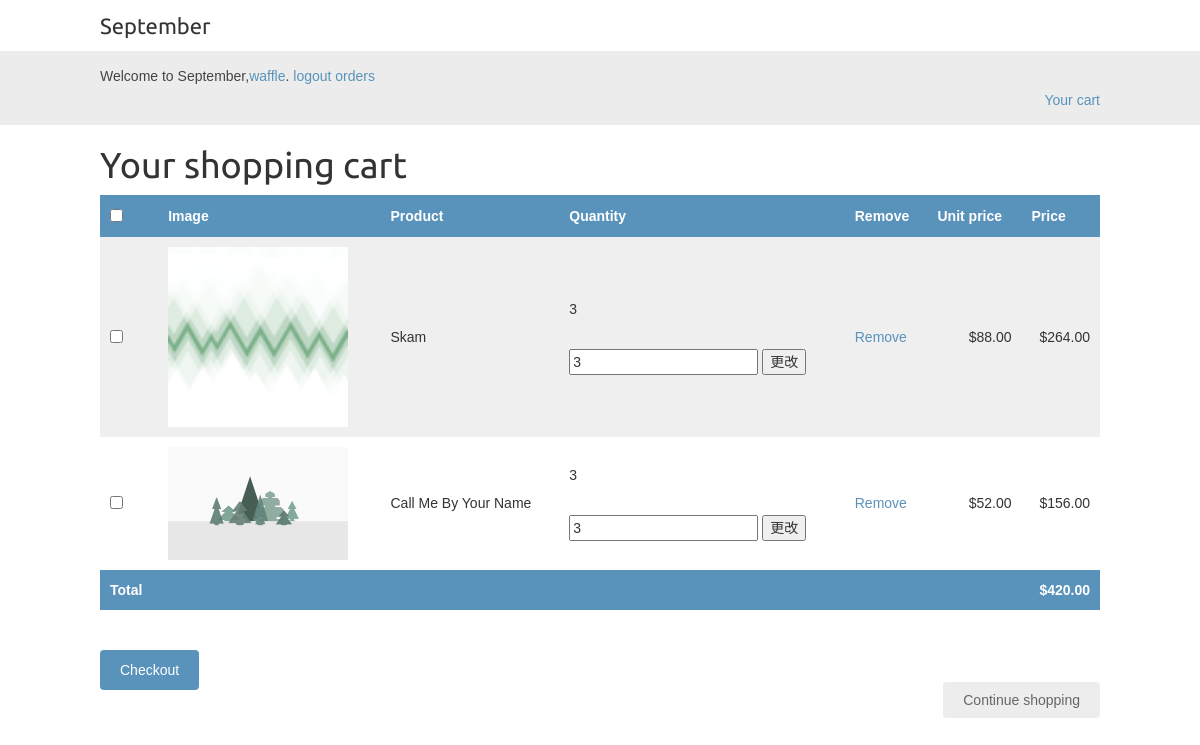
/cart/ (signed in), run on an earlier commit of the app's database.
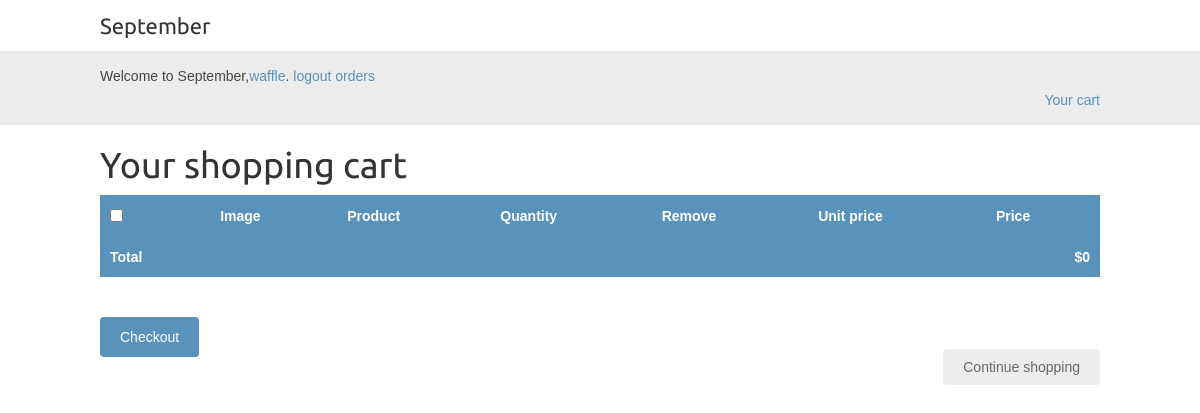
And on a later commit of the database.
### cart/models.py (models this page shows, shortened)
class CartItem(models.Model):
	cart=models.ForeignKey(Cart,related_name='items')
	item=models.ForeignKey(Product,related_name='carts')
	item_quantity=models.IntegerField(default=1)
	class Meta:
		ordering=('cart',)
	def get_price(self):
		return self.item.price*self.item_quantity

class Cart(models.Model):
	user=models.ForeignKey(User,related_name='cart')
	def get_total_price(self):
		return sum(item.get_price() for item in self.items.all())

### shop/models.py (models this page shows, shortened)
class Product(models.Model):
    category = models.ForeignKey(Category, related_name='products')
    name = models.CharField(max_length=200, db_index=True)
    slug = models.SlugField(max_length=200, db_index=True)
    image = models.ImageField(upload_to='products/%Y/%m/%d', blank=True)
    description = models.TextField(blank=True)
    price = models.DecimalField(max_digits=10, decimal_places=2)
    stock = models.PositiveIntegerField()
    available = models.BooleanField(default=True)
    created = models.DateTimeField(auto_now_add=True)
    updated = models.DateTimeField(auto_now=True)
    class Meta:
        ordering = ('-created',)
        index_together = (('id', 'slug'),)
    def get_absolute_url(self):
        return reverse('shop:product_detail', args=[self.id, self.slug])

### cart/views.py (the view)
@login_required(login_url='/account/login')
def cart_detail(request):
	cart=get_object_or_404(Cart,user=request.user)
	items=CartItem.objects.filter(cart=cart)
	cart_product_form=CartAddProductForm()
	return render(request,'cart/detail.html',{'cart':cart,'items':items,'cart_product_form':cart_product_form})

### cart/forms.py
class CartAddProductForm(forms.Form):
    quantity = forms.TypedChoiceField(choices=PRODUCT_QUANTITY_CHOICES,
                                      coerce=int)

### cart/templates/cart/detail.html (shortened to what this page needs)
{% extends "shop/base.html" %}
{% load static %}
{% block content %}
<h1>Your shopping cart</h1>
<form method="GET" action="{% url 'cart:checkout' %}">
    <table class="cart">
        <thead>
            <tr>
                <th><input type="checkbox" id="checkAll" name="checkAll"></th>
                <th>Image</th>
                <th>Product</th>
                <th>Quantity</th>
                <th>Remove</th>
                <th>Unit price</th>
                <th>Price</th>
            </tr>
        </thead>
        <tbody>
            {% for item in items %}
            {% with product=item.item %}
            <tr>
                <td>
                    <input type="checkbox" name="checkbox" id="checkbox" value="{{item.id}}">
                </td>
                <td>
                    <a href="{{product.get_absolute_url}}">
                        <img src="{% if product.image %}{{product.image.url}}{% else %}{% static 'img/no_image.png' %}{% endif %}">
                    </a>
                </td>
                <td>{{product.name}}</td>
                <td>
                    <p class="item-quantity">{{item.item_quantity}}</p>
                    <div><br></div>
                    <div>
                        <input type="text" name="quantity" class="quantity-field" value="{{item.item_quantity}}">
                        <input type="button" class="quantity-verify" value="更改">
                    </div>
                </td>
                <td><a href="{% url 'cart:cart_remove' product.id %}">Remove</a></td>
                <td class="num unit-price">${{product.price}}</td>
                <td class="num unit-total-price">${{item.get_price}}</td>
            </tr>
            {% endwith %}
            {% endfor %}
            <tr class="total">
                <td>Total</td>
                <td colspan="5"></td>
                <td class="num total-price">${{cart.get_total_price}}</td>
            </tr>
        </tbody>
    </table>
    <input type="submit" value="Checkout">
</form>
<p class="text-right">
        <a href="{% url 'shop:product_list' %}" class="button light">Continue shopping</a>
</p>
{% endblock %}

What changed in the data, as far as the page shows it:
removed CartItem: image (picture), item.name "Skam", item_quantity "3", quantity "3", item.price "88.00", get_price "264.00"
removed CartItem: image (picture), item.name "Call Me By Your Name", item_quantity "3", quantity "3", item.price "52.00", get_price "156.00"
computed for Cart: get_total_price "420.00" → "0"
